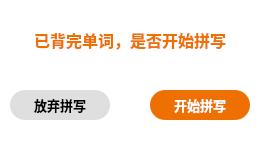
<?xml version="1.0" encoding="UTF-8"?>
<ui version="4.0">
 <class>Dialog</class>
 <widget class="QDialog" name="Dialog">
  <property name="geometry">
   <rect>
    <x>0</x>
    <y>0</y>
    <width>260</width>
    <height>150</height>
   </rect>
  </property>
  <property name="windowTitle">
   <string>Dialog</string>
  </property>
  <property name="styleSheet">
   <string notr="true">background-color: rgb(255, 255, 255);</string>
  </property>
  <widget class="QLabel" name="label">
   <property name="geometry">
    <rect>
     <x>0</x>
     <y>20</y>
     <width>260</width>
     <height>40</height>
    </rect>
   </property>
   <property name="font">
    <font>
     <family>宋体</family>
     <pointsize>12</pointsize>
     <weight>75</weight>
     <bold>true</bold>
    </font>
   </property>
   <property name="layoutDirection">
    <enum>Qt::LeftToRight</enum>
   </property>
   <property name="styleSheet">
    <string notr="true">color:  rgb(238, 112, 0);
background-color: rgba(255, 255, 255, 0);</string>
   </property>
   <property name="text">
    <string>已背完单词，是否开始拼写</string>
   </property>
   <property name="alignment">
    <set>Qt::AlignCenter</set>
   </property>
  </widget>
  <widget class="QPushButton" name="pushButton_2">
   <property name="geometry">
    <rect>
     <x>10</x>
     <y>90</y>
     <width>100</width>
     <height>30</height>
    </rect>
   </property>
   <property name="font">
    <font>
     <family>宋体</family>
     <pointsize>10</pointsize>
     <weight>75</weight>
     <bold>true</bold>
    </font>
   </property>
   <property name="styleSheet">
    <string notr="true">border-radius:15px;
background-color: rgb(223, 223, 223);
</string>
   </property>
   <property name="text">
    <string>放弃拼写</string>
   </property>
  </widget>
  <widget class="QPushButton" name="pushButton_3">
   <property name="geometry">
    <rect>
     <x>150</x>
     <y>90</y>
     <width>100</width>
     <height>30</height>
    </rect>
   </property>
   <property name="font">
    <font>
     <family>宋体</family>
     <pointsize>10</pointsize>
     <weight>75</weight>
     <bold>true</bold>
    </font>
   </property>
   <property name="styleSheet">
    <string notr="true">border-radius:15px;
color: rgb(255, 255, 255);
background-color: rgb(238, 112, 0);
</string>
   </property>
   <property name="text">
    <string>开始拼写</string>
   </property>
  </widget>
 </widget>
 <resources/>
 <connections/>
</ui>
